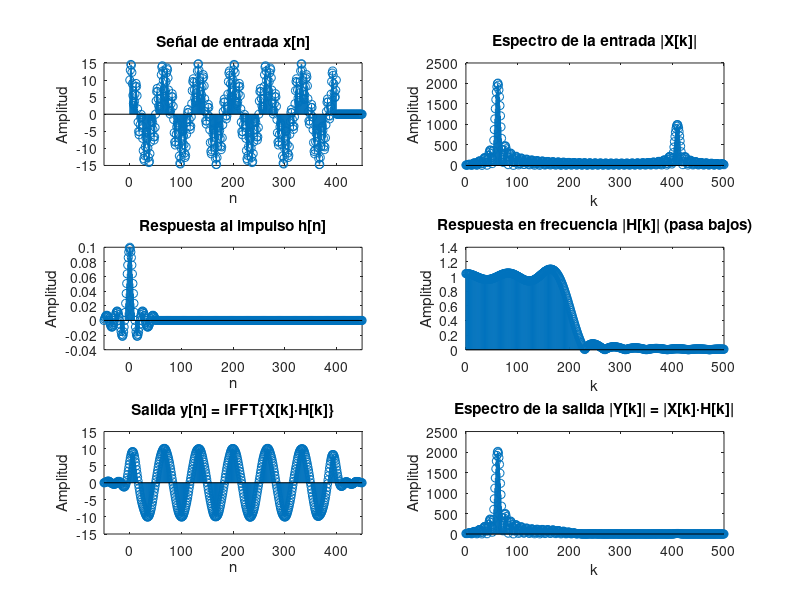

Recreate this plot in MATLAB.
clear;
close all;
clc;

% Constantes
N = 4096;
dt = 0.0001;
Fc = 500;

% Funcion X

Nx = 401;
nx = 0:Nx-1;

t  = nx * dt;
x = 10*cos(2*pi*150*t) + 5*sin(2*pi*1000*t);

% Funcion Respuesta al Impulso

Nh = 101;
nh = -(Nh-1)/2 : (Nh-1)/2;
h = 2*Fc*dt * sinc(2*Fc*dt*nh);

% Transformadas

a = zeros(1, N-Nx);
b = zeros(1, N-Nh);

xa = [x, a];
hb = [h, b];
nxa = 0:N-1;
nhb = nh(1) : nh(1)+N-1;
kx = 0:N-1;
kh = 0:N-1;

xf = fft(xa);
hf = fft(hb);


% Funcion Y

yf = xf .* hf;
ky = 0:N-1;

ny = (nx(1) + nh(1)) : (nx(end) + nh(end));

y_fft_completa = real(ifft(yf));

y_fft = y_fft_completa(1:length(ny));

% Graficos
figure('Name', 'Ejercicio 3 - Convolucion por FFT', 'NumberTitle', 'off');

subplot(3,2,1)
stem(nxa, xa);
title('Señal de entrada x[n]')
xlabel('n')
ylabel('Amplitud')
xlim([ny(1), ny(end)])

subplot(3,2,2)
stem(kx,abs(xf))
title('Espectro de la entrada |X[k]|')
xlabel('k')
ylabel('Amplitud')
xlim([0,500])

subplot(3,2,3)
stem(nhb,hb)
title('Respuesta al impulso h[n]')
xlabel('n')
ylabel('Amplitud')
xlim([ny(1), ny(end)])

subplot(3,2,4)
stem(kh,abs(hf));
title('Respuesta en frecuencia |H[k]| (pasa bajos)')
xlabel('k')
ylabel('Amplitud')
xlim([0,500])

subplot(3,2,5)
stem(ny,y_fft);
title('Salida y[n] = IFFT\{X[k]·H[k]\}')
xlabel('n')
ylabel('Amplitud')
xlim([ny(1), ny(end)])

subplot(3,2,6)
stem(ky,abs(yf));
title('Espectro de la salida |Y[k]| = |X[k]·H[k]|')
xlabel('k')
ylabel('Amplitud')
xlim([0,500])
